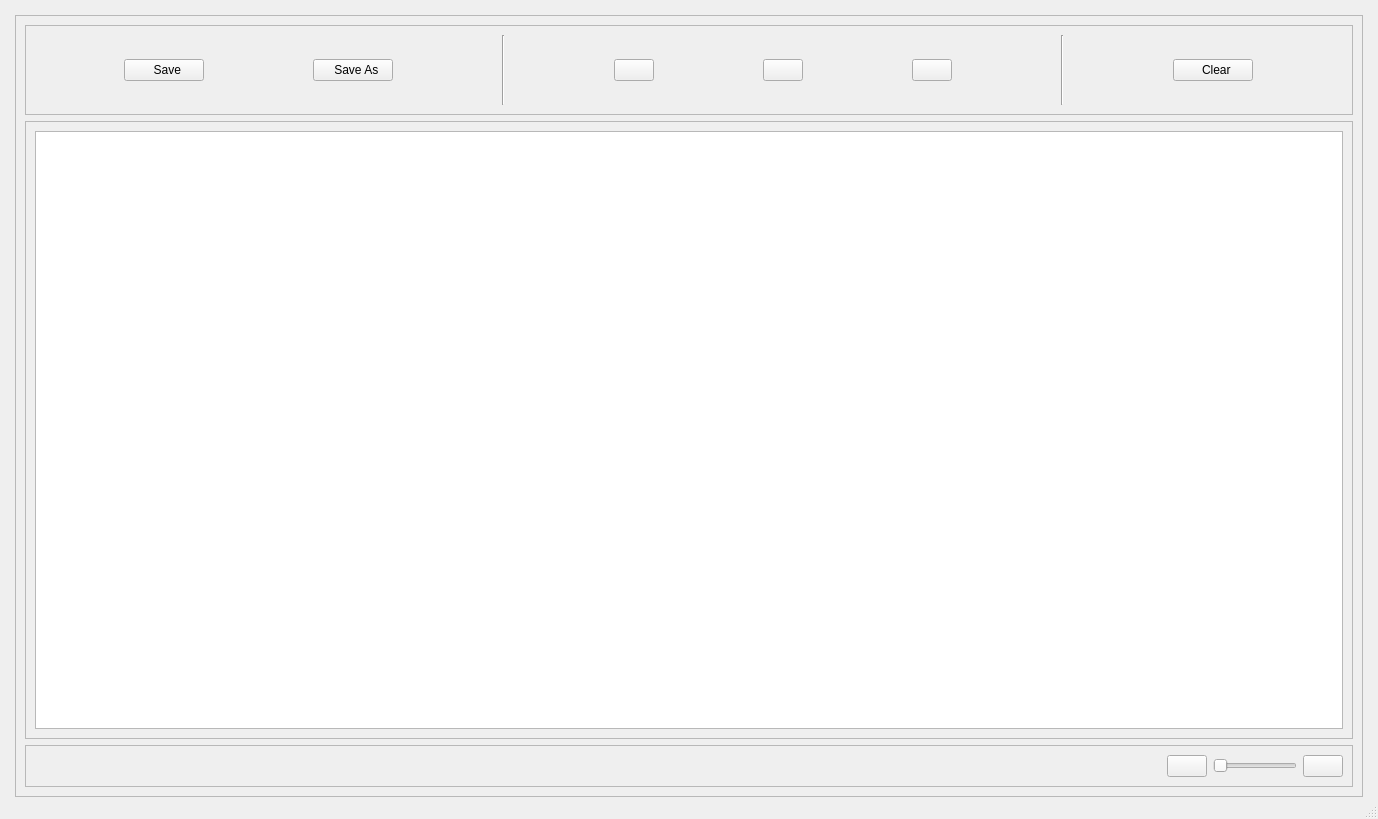
<?xml version="1.0" encoding="UTF-8"?>
<ui version="4.0">
 <class>MainWindow</class>
 <widget class="QMainWindow" name="MainWindow">
  <property name="geometry">
   <rect>
    <x>0</x>
    <y>0</y>
    <width>1378</width>
    <height>819</height>
   </rect>
  </property>
  <property name="windowTitle">
   <string>MainWindow</string>
  </property>
  <widget class="QWidget" name="centralwidget">
   <property name="styleSheet">
    <string notr="true"/>
   </property>
   <layout class="QVBoxLayout" name="verticalLayout">
    <property name="leftMargin">
     <number>15</number>
    </property>
    <property name="topMargin">
     <number>15</number>
    </property>
    <property name="rightMargin">
     <number>15</number>
    </property>
    <property name="bottomMargin">
     <number>0</number>
    </property>
    <item>
     <widget class="QFrame" name="MainFrame">
      <property name="frameShape">
       <enum>QFrame::StyledPanel</enum>
      </property>
      <property name="frameShadow">
       <enum>QFrame::Raised</enum>
      </property>
      <layout class="QVBoxLayout" name="verticalLayout_2">
       <item>
        <widget class="QFrame" name="ButtonFrame">
         <property name="sizePolicy">
          <sizepolicy hsizetype="Preferred" vsizetype="Preferred">
           <horstretch>0</horstretch>
           <verstretch>0</verstretch>
          </sizepolicy>
         </property>
         <property name="maximumSize">
          <size>
           <width>16777215</width>
           <height>90</height>
          </size>
         </property>
         <property name="baseSize">
          <size>
           <width>0</width>
           <height>0</height>
          </size>
         </property>
         <property name="styleSheet">
          <string notr="true"/>
         </property>
         <property name="frameShape">
          <enum>QFrame::StyledPanel</enum>
         </property>
         <property name="frameShadow">
          <enum>QFrame::Raised</enum>
         </property>
         <layout class="QHBoxLayout" name="horizontalLayout_2">
          <property name="spacing">
           <number>20</number>
          </property>
          <item>
           <widget class="QPushButton" name="SaveBtn">
            <property name="sizePolicy">
             <sizepolicy hsizetype="Fixed" vsizetype="Fixed">
              <horstretch>0</horstretch>
              <verstretch>0</verstretch>
             </sizepolicy>
            </property>
            <property name="text">
             <string>  Save</string>
            </property>
            <property name="icon">
             <iconset resource="../resource.qrc">
              <normaloff>:/icons/save-100.png</normaloff>:/icons/save-100.png</iconset>
            </property>
            <property name="iconSize">
             <size>
              <width>30</width>
              <height>30</height>
             </size>
            </property>
           </widget>
          </item>
          <item>
           <widget class="QPushButton" name="SaveAsBtn">
            <property name="sizePolicy">
             <sizepolicy hsizetype="Fixed" vsizetype="Fixed">
              <horstretch>0</horstretch>
              <verstretch>0</verstretch>
             </sizepolicy>
            </property>
            <property name="text">
             <string>  Save As</string>
            </property>
            <property name="icon">
             <iconset resource="../resource.qrc">
              <normaloff>:/icons/save-as-100.png</normaloff>:/icons/save-as-100.png</iconset>
            </property>
            <property name="iconSize">
             <size>
              <width>30</width>
              <height>30</height>
             </size>
            </property>
           </widget>
          </item>
          <item>
           <widget class="Line" name="line">
            <property name="orientation">
             <enum>Qt::Vertical</enum>
            </property>
           </widget>
          </item>
          <item>
           <widget class="QPushButton" name="CutBtn">
            <property name="sizePolicy">
             <sizepolicy hsizetype="Fixed" vsizetype="Fixed">
              <horstretch>0</horstretch>
              <verstretch>0</verstretch>
             </sizepolicy>
            </property>
            <property name="text">
             <string/>
            </property>
            <property name="icon">
             <iconset resource="../resource.qrc">
              <normaloff>:/icons/cut-100.png</normaloff>:/icons/cut-100.png</iconset>
            </property>
            <property name="iconSize">
             <size>
              <width>30</width>
              <height>30</height>
             </size>
            </property>
           </widget>
          </item>
          <item>
           <widget class="QPushButton" name="CopyBtn">
            <property name="sizePolicy">
             <sizepolicy hsizetype="Fixed" vsizetype="Fixed">
              <horstretch>0</horstretch>
              <verstretch>0</verstretch>
             </sizepolicy>
            </property>
            <property name="text">
             <string/>
            </property>
            <property name="icon">
             <iconset resource="../resource.qrc">
              <normaloff>:/icons/copy-100.png</normaloff>:/icons/copy-100.png</iconset>
            </property>
            <property name="iconSize">
             <size>
              <width>30</width>
              <height>30</height>
             </size>
            </property>
           </widget>
          </item>
          <item>
           <widget class="QPushButton" name="PasteBtn">
            <property name="sizePolicy">
             <sizepolicy hsizetype="Fixed" vsizetype="Fixed">
              <horstretch>0</horstretch>
              <verstretch>0</verstretch>
             </sizepolicy>
            </property>
            <property name="text">
             <string/>
            </property>
            <property name="icon">
             <iconset resource="../resource.qrc">
              <normaloff>:/icons/paste-100.png</normaloff>:/icons/paste-100.png</iconset>
            </property>
            <property name="iconSize">
             <size>
              <width>30</width>
              <height>30</height>
             </size>
            </property>
           </widget>
          </item>
          <item>
           <widget class="Line" name="line_2">
            <property name="orientation">
             <enum>Qt::Vertical</enum>
            </property>
           </widget>
          </item>
          <item>
           <widget class="QPushButton" name="ClearBtn">
            <property name="sizePolicy">
             <sizepolicy hsizetype="Fixed" vsizetype="Fixed">
              <horstretch>0</horstretch>
              <verstretch>0</verstretch>
             </sizepolicy>
            </property>
            <property name="text">
             <string>  Clear</string>
            </property>
            <property name="icon">
             <iconset resource="../resource.qrc">
              <normaloff>:/icons/clear-100.png</normaloff>:/icons/clear-100.png</iconset>
            </property>
            <property name="iconSize">
             <size>
              <width>30</width>
              <height>30</height>
             </size>
            </property>
           </widget>
          </item>
         </layout>
        </widget>
       </item>
       <item>
        <widget class="QFrame" name="ContentFrame">
         <property name="sizePolicy">
          <sizepolicy hsizetype="Preferred" vsizetype="Preferred">
           <horstretch>0</horstretch>
           <verstretch>0</verstretch>
          </sizepolicy>
         </property>
         <property name="styleSheet">
          <string notr="true"/>
         </property>
         <property name="frameShape">
          <enum>QFrame::StyledPanel</enum>
         </property>
         <property name="frameShadow">
          <enum>QFrame::Raised</enum>
         </property>
         <layout class="QHBoxLayout" name="horizontalLayout">
          <property name="spacing">
           <number>5</number>
          </property>
          <item>
           <layout class="QVBoxLayout" name="numVBox"/>
          </item>
          <item>
           <widget class="QTextEdit" name="textEdit">
            <property name="sizePolicy">
             <sizepolicy hsizetype="Expanding" vsizetype="Preferred">
              <horstretch>0</horstretch>
              <verstretch>0</verstretch>
             </sizepolicy>
            </property>
           </widget>
          </item>
         </layout>
        </widget>
       </item>
       <item>
        <widget class="QFrame" name="HBoxFrame">
         <property name="sizePolicy">
          <sizepolicy hsizetype="Preferred" vsizetype="Fixed">
           <horstretch>0</horstretch>
           <verstretch>0</verstretch>
          </sizepolicy>
         </property>
         <property name="frameShape">
          <enum>QFrame::StyledPanel</enum>
         </property>
         <property name="frameShadow">
          <enum>QFrame::Raised</enum>
         </property>
         <layout class="QHBoxLayout" name="horizontalLayout_3">
          <item>
           <spacer name="horizontalSpacer">
            <property name="orientation">
             <enum>Qt::Horizontal</enum>
            </property>
            <property name="sizeHint" stdset="0">
             <size>
              <width>40</width>
              <height>20</height>
             </size>
            </property>
           </spacer>
          </item>
          <item>
           <widget class="QPushButton" name="leftBtn">
            <property name="sizePolicy">
             <sizepolicy hsizetype="Fixed" vsizetype="Fixed">
              <horstretch>0</horstretch>
              <verstretch>0</verstretch>
             </sizepolicy>
            </property>
            <property name="text">
             <string/>
            </property>
            <property name="icon">
             <iconset resource="../resource.qrc">
              <normaloff>:/icons/back-50.png</normaloff>:/icons/back-50.png</iconset>
            </property>
           </widget>
          </item>
          <item>
           <widget class="QSlider" name="horizontalSlider">
            <property name="sizePolicy">
             <sizepolicy hsizetype="Fixed" vsizetype="Fixed">
              <horstretch>0</horstretch>
              <verstretch>0</verstretch>
             </sizepolicy>
            </property>
            <property name="orientation">
             <enum>Qt::Horizontal</enum>
            </property>
           </widget>
          </item>
          <item>
           <widget class="QPushButton" name="rightBtn">
            <property name="sizePolicy">
             <sizepolicy hsizetype="Fixed" vsizetype="Fixed">
              <horstretch>0</horstretch>
              <verstretch>0</verstretch>
             </sizepolicy>
            </property>
            <property name="text">
             <string/>
            </property>
            <property name="icon">
             <iconset resource="../resource.qrc">
              <normaloff>:/icons/forward-50.png</normaloff>:/icons/forward-50.png</iconset>
            </property>
           </widget>
          </item>
         </layout>
        </widget>
       </item>
      </layout>
     </widget>
    </item>
   </layout>
  </widget>
  <widget class="QMenuBar" name="menubar">
   <property name="geometry">
    <rect>
     <x>0</x>
     <y>0</y>
     <width>1378</width>
     <height>22</height>
    </rect>
   </property>
  </widget>
  <widget class="QStatusBar" name="statusbar"/>
 </widget>
 <resources>
  <include location="../resource.qrc"/>
 </resources>
 <connections/>
</ui>
